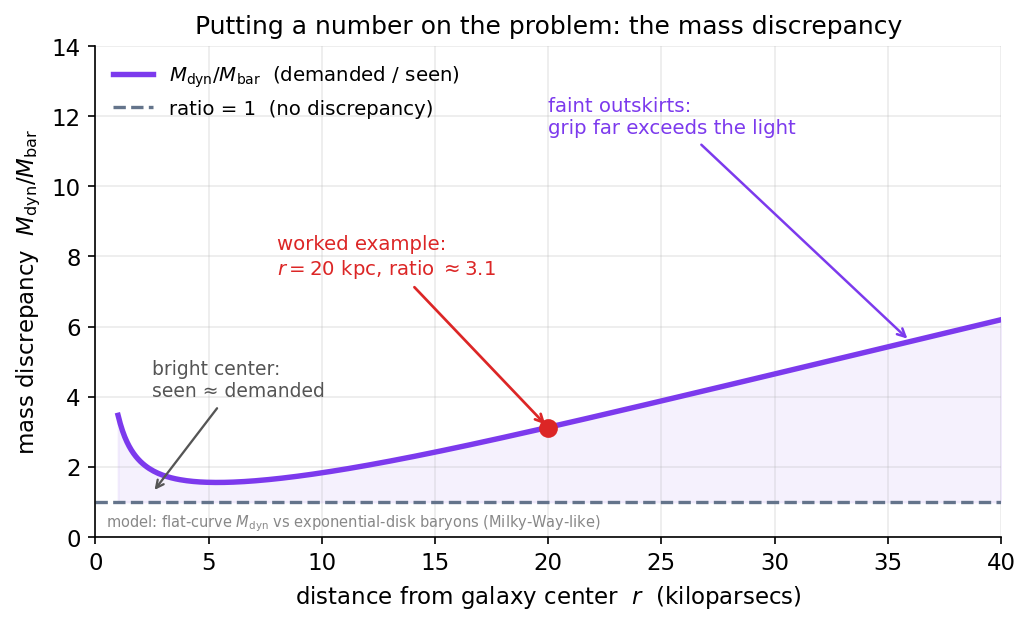

This chart was generated by the following Python code:
import numpy as np, matplotlib
matplotlib.use("Agg")
import matplotlib.pyplot as plt
plt.rcParams.update({"figure.dpi":150,"savefig.dpi":150,"font.size":11,
    "axes.grid":True,"grid.alpha":0.25,"axes.spines.top":False,"axes.spines.right":False,
    "axes.titlesize":12,"figure.facecolor":"white","axes.facecolor":"white"})
C_FW="#7c3aed"; C_NEWTON="#64748b"; C_MOND="#0891b2"; C_DATA="#dc2626"
fig, ax = plt.subplots(figsize=(7,4.3))

# Mass discrepancy M_dyn/M_bar vs radius for a Milky-Way-like model.
# M_dyn = v_flat^2 r / G (flat curve). M_bar from exponential disk that saturates.
G=6.674e-11; kpc=3.086e19; Msun=1.99e30
Rd=3.0
Mdisk=6e10*Msun
v_flat=200e3
r=np.linspace(1.0,40,400)
x=r/Rd
Mbar=Mdisk*(1.0-(1.0+x)*np.exp(-x))     # enclosed baryonic mass (kg)
Mdyn=v_flat**2*(r*kpc)/G                 # mass the motion demands (kg)
ratio=Mdyn/Mbar

ax.plot(r, ratio, color=C_FW, lw=2.6, label="$M_{\\rm dyn}/M_{\\rm bar}$  (demanded / seen)")
ax.axhline(1.0, color=C_NEWTON, lw=1.6, ls="--", label="ratio = 1  (no discrepancy)")

# mark the worked-example point: r=20 kpc -> ~3
i20=np.argmin(abs(r-20))
ax.plot([20],[ratio[i20]],"o",color=C_DATA,ms=8,zorder=5)
ax.annotate(f"worked example:\n$r=20$ kpc, ratio $\\approx${ratio[i20]:.1f}",
            xy=(20,ratio[i20]), xytext=(8,7.5),
            arrowprops=dict(arrowstyle="->",color=C_DATA,lw=1.3),color=C_DATA,fontsize=9.5)

ax.fill_between(r, 1.0, ratio, color=C_FW, alpha=0.07)
ax.annotate("bright center:\nseen ≈ demanded", xy=(2.5,1.25), xytext=(2.5,4.0),
            arrowprops=dict(arrowstyle="->",color="#555",lw=1.1),color="#555",fontsize=9)
ax.annotate("faint outskirts:\ngrip far exceeds the light", xy=(36,ratio[np.argmin(abs(r-36))]),
            xytext=(20,11.5),arrowprops=dict(arrowstyle="->",color=C_FW,lw=1.2),color=C_FW,fontsize=9.5)

ax.set_xlim(0,40); ax.set_ylim(0,14)
ax.set_xlabel("distance from galaxy center  $r$  (kiloparsecs)")
ax.set_ylabel("mass discrepancy  $M_{\\rm dyn}/M_{\\rm bar}$")
ax.set_title("Putting a number on the problem: the mass discrepancy")
ax.legend(frameon=False, loc="upper left", fontsize=9.5)
ax.text(0.012,0.02,"model: flat-curve $M_{\\rm dyn}$ vs exponential-disk baryons (Milky-Way-like)",
        transform=ax.transAxes, fontsize=7, color="#888")
fig.tight_layout(); fig.savefig("ch01_mass_discrepancy.png", bbox_inches="tight"); print("ok")
